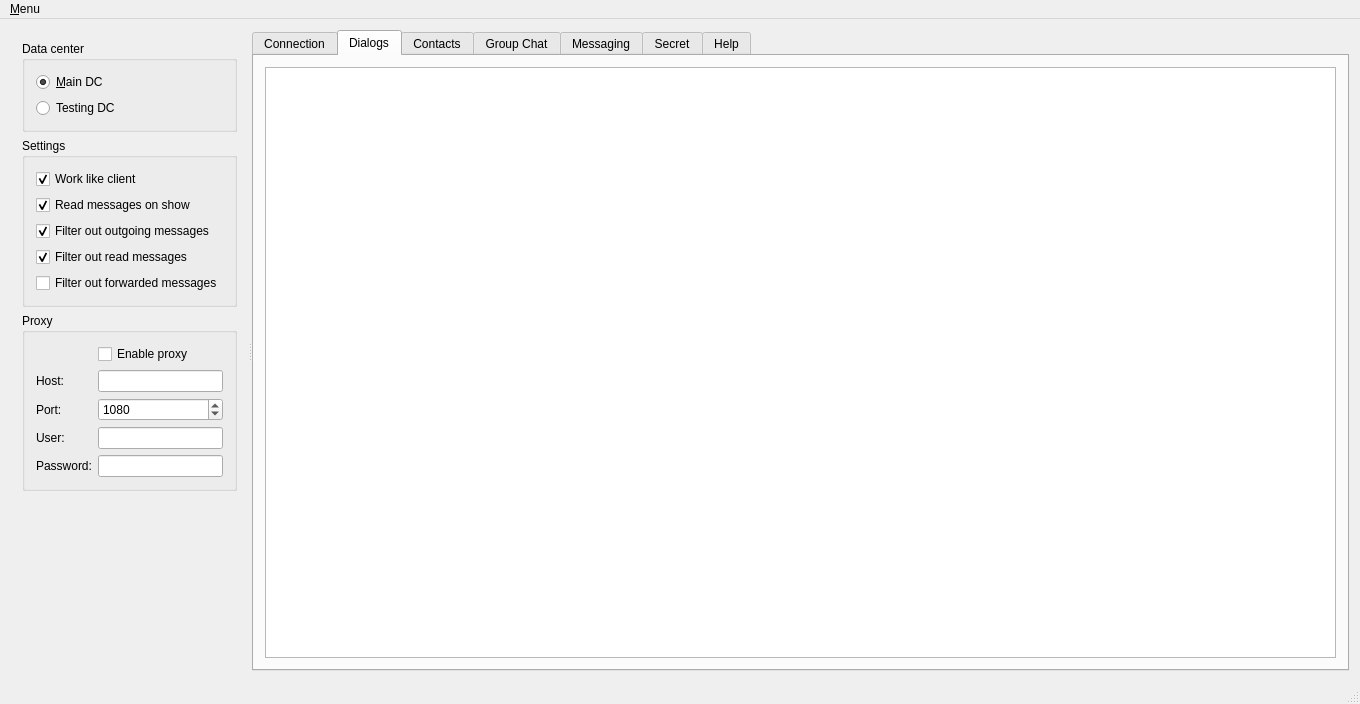
<?xml version="1.0" encoding="UTF-8"?>
<ui version="4.0">
 <class>MainWindow</class>
 <widget class="QMainWindow" name="MainWindow">
  <property name="geometry">
   <rect>
    <x>0</x>
    <y>0</y>
    <width>1360</width>
    <height>704</height>
   </rect>
  </property>
  <property name="windowTitle">
   <string>TelegramQt Test Application</string>
  </property>
  <widget class="QWidget" name="centralWidget">
   <layout class="QVBoxLayout" name="verticalLayout">
    <item>
     <widget class="QSplitter" name="mainSplitter">
      <property name="orientation">
       <enum>Qt::Horizontal</enum>
      </property>
      <widget class="QWidget" name="layoutWidget1">
       <layout class="QVBoxLayout" name="leftPanel">
        <item>
         <widget class="QGroupBox" name="groupBox">
          <property name="title">
           <string>Data center</string>
          </property>
          <layout class="QGridLayout" name="gridLayout">
           <item row="1" column="0">
            <widget class="QRadioButton" name="mainDcRadio">
             <property name="text">
              <string>&amp;Main DC</string>
             </property>
             <property name="checked">
              <bool>true</bool>
             </property>
            </widget>
           </item>
           <item row="2" column="0">
            <widget class="QRadioButton" name="testingDcRadio">
             <property name="text">
              <string>Testing DC</string>
             </property>
             <property name="checked">
              <bool>false</bool>
             </property>
            </widget>
           </item>
          </layout>
         </widget>
        </item>
        <item>
         <widget class="QGroupBox" name="groupBox_2">
          <property name="title">
           <string>Settings</string>
          </property>
          <layout class="QGridLayout" name="gridLayout_8">
           <item row="0" column="0">
            <widget class="QCheckBox" name="workLikeClient">
             <property name="toolTip">
              <string>Set checked to enable client behavior. E.g. set online status on connection and set offline status on app quit.</string>
             </property>
             <property name="text">
              <string>Work like client</string>
             </property>
             <property name="checked">
              <bool>true</bool>
             </property>
            </widget>
           </item>
           <item row="3" column="0">
            <widget class="QCheckBox" name="settingsReceivingFilterReadMessages">
             <property name="text">
              <string>Filter out read messages</string>
             </property>
             <property name="checked">
              <bool>true</bool>
             </property>
            </widget>
           </item>
           <item row="2" column="0">
            <widget class="QCheckBox" name="settingsReceivingFilterOutMessages">
             <property name="text">
              <string>Filter out outgoing messages</string>
             </property>
             <property name="checked">
              <bool>true</bool>
             </property>
            </widget>
           </item>
           <item row="1" column="0">
            <widget class="QCheckBox" name="settingsReadMessages">
             <property name="text">
              <string>Read messages on show</string>
             </property>
             <property name="checked">
              <bool>true</bool>
             </property>
            </widget>
           </item>
           <item row="4" column="0">
            <widget class="QCheckBox" name="settingsReceivingFilterForwardedMessages">
             <property name="text">
              <string>Filter out forwarded messages</string>
             </property>
            </widget>
           </item>
          </layout>
         </widget>
        </item>
        <item>
         <widget class="QGroupBox" name="groupBox_3">
          <property name="title">
           <string>Proxy</string>
          </property>
          <layout class="QFormLayout" name="formLayout">
           <item row="1" column="0">
            <widget class="QLabel" name="label_7">
             <property name="text">
              <string>Host:</string>
             </property>
            </widget>
           </item>
           <item row="1" column="1">
            <widget class="QLineEdit" name="settingsProxyHost"/>
           </item>
           <item row="2" column="0">
            <widget class="QLabel" name="label_8">
             <property name="text">
              <string>Port:</string>
             </property>
            </widget>
           </item>
           <item row="2" column="1">
            <widget class="QSpinBox" name="settingsProxyPort">
             <property name="maximum">
              <number>65535</number>
             </property>
             <property name="value">
              <number>1080</number>
             </property>
            </widget>
           </item>
           <item row="0" column="1">
            <widget class="QCheckBox" name="settingsProxyEnable">
             <property name="text">
              <string>Enable proxy</string>
             </property>
            </widget>
           </item>
           <item row="3" column="0">
            <widget class="QLabel" name="label_9">
             <property name="text">
              <string>User:</string>
             </property>
            </widget>
           </item>
           <item row="3" column="1">
            <widget class="QLineEdit" name="settingsProxyUser"/>
           </item>
           <item row="4" column="0">
            <widget class="QLabel" name="label_18">
             <property name="text">
              <string>Password:</string>
             </property>
            </widget>
           </item>
           <item row="4" column="1">
            <widget class="QLineEdit" name="settingsProxyPassword">
             <property name="echoMode">
              <enum>QLineEdit::Password</enum>
             </property>
            </widget>
           </item>
          </layout>
         </widget>
        </item>
        <item>
         <spacer name="verticalSpacer_2">
          <property name="orientation">
           <enum>Qt::Vertical</enum>
          </property>
          <property name="sizeHint" stdset="0">
           <size>
            <width>20</width>
            <height>20</height>
           </size>
          </property>
         </spacer>
        </item>
       </layout>
      </widget>
      <widget class="QTabWidget" name="tabWidget">
       <property name="currentIndex">
        <number>1</number>
       </property>
       <widget class="QWidget" name="tabMain">
        <attribute name="title">
         <string>Connection</string>
        </attribute>
        <layout class="QGridLayout" name="gridLayout_6" rowstretch="0,0,0,0,0,0">
         <item row="5" column="0" colspan="6">
          <layout class="QHBoxLayout" name="horizontalLayout">
           <item>
            <spacer name="horizontalSpacer_3">
             <property name="orientation">
              <enum>Qt::Horizontal</enum>
             </property>
             <property name="sizeHint" stdset="0">
              <size>
               <width>40</width>
               <height>20</height>
              </size>
             </property>
            </spacer>
           </item>
           <item>
            <widget class="QPushButton" name="restoreSession">
             <property name="text">
              <string>Restore session...</string>
             </property>
            </widget>
           </item>
           <item>
            <widget class="QPushButton" name="connectButton">
             <property name="text">
              <string>Connect</string>
             </property>
            </widget>
           </item>
           <item>
            <widget class="QPushButton" name="requestCode">
             <property name="enabled">
              <bool>true</bool>
             </property>
             <property name="text">
              <string>Get code</string>
             </property>
            </widget>
           </item>
           <item>
            <widget class="QPushButton" name="signButton">
             <property name="enabled">
              <bool>true</bool>
             </property>
             <property name="text">
              <string>Sign in/Sign up</string>
             </property>
            </widget>
           </item>
           <item>
            <widget class="QPushButton" name="setStatusOffline">
             <property name="toolTip">
              <string>Set visible status to offline. Actual connection status will not be changed.</string>
             </property>
             <property name="text">
              <string>Set status to offline</string>
             </property>
            </widget>
           </item>
           <item>
            <widget class="QPushButton" name="setStatusOnline">
             <property name="toolTip">
              <string>Set visible status to online. Actual connection status will not be changed.</string>
             </property>
             <property name="text">
              <string>Set status to online</string>
             </property>
            </widget>
           </item>
           <item>
            <spacer name="horizontalSpacer_2">
             <property name="orientation">
              <enum>Qt::Horizontal</enum>
             </property>
             <property name="sizeHint" stdset="0">
              <size>
               <width>40</width>
               <height>20</height>
              </size>
             </property>
            </spacer>
           </item>
          </layout>
         </item>
         <item row="2" column="0">
          <widget class="QLabel" name="label_4">
           <property name="text">
            <string>Phone status:</string>
           </property>
          </widget>
         </item>
         <item row="2" column="1" colspan="5">
          <widget class="QLabel" name="phoneStatus">
           <property name="text">
            <string>unknown</string>
           </property>
          </widget>
         </item>
         <item row="0" column="1">
          <widget class="QLabel" name="connectionState">
           <property name="text">
            <string>Disconnected</string>
           </property>
          </widget>
         </item>
         <item row="4" column="1">
          <spacer name="verticalSpacer_3">
           <property name="orientation">
            <enum>Qt::Vertical</enum>
           </property>
           <property name="sizeHint" stdset="0">
            <size>
             <width>20</width>
             <height>20</height>
            </size>
           </property>
          </spacer>
         </item>
         <item row="3" column="5">
          <widget class="QLineEdit" name="lastName">
           <property name="enabled">
            <bool>false</bool>
           </property>
          </widget>
         </item>
         <item row="0" column="0">
          <widget class="QLabel" name="label">
           <property name="text">
            <string>Connection state:</string>
           </property>
          </widget>
         </item>
         <item row="3" column="1">
          <widget class="QLineEdit" name="firstName">
           <property name="enabled">
            <bool>false</bool>
           </property>
          </widget>
         </item>
         <item row="1" column="0">
          <widget class="QLabel" name="label_2">
           <property name="text">
            <string>Phone number:</string>
           </property>
          </widget>
         </item>
         <item row="1" column="5">
          <widget class="QLineEdit" name="confirmationCode">
           <property name="enabled">
            <bool>false</bool>
           </property>
          </widget>
         </item>
         <item row="3" column="0">
          <widget class="QLabel" name="firstNameLabel">
           <property name="enabled">
            <bool>true</bool>
           </property>
           <property name="text">
            <string>First name:</string>
           </property>
          </widget>
         </item>
         <item row="1" column="1">
          <widget class="QLineEdit" name="phoneNumber"/>
         </item>
         <item row="3" column="2">
          <widget class="QLabel" name="lastNameLabel">
           <property name="enabled">
            <bool>true</bool>
           </property>
           <property name="text">
            <string>Last name:</string>
           </property>
          </widget>
         </item>
         <item row="1" column="2">
          <widget class="QLabel" name="label_5">
           <property name="text">
            <string>Auth code:</string>
           </property>
          </widget>
         </item>
        </layout>
       </widget>
       <widget class="QWidget" name="tabDialogs">
        <attribute name="title">
         <string>Dialogs</string>
        </attribute>
        <layout class="QGridLayout" name="gridLayout_13">
         <item row="0" column="0">
          <widget class="QTableView" name="dialogList"/>
         </item>
        </layout>
       </widget>
       <widget class="QWidget" name="tabContacts">
        <attribute name="title">
         <string>Contacts</string>
        </attribute>
        <layout class="QGridLayout" name="gridLayout_9">
         <item row="0" column="0">
          <widget class="QSplitter" name="contactsSplitter">
           <property name="orientation">
            <enum>Qt::Vertical</enum>
           </property>
           <widget class="QTableView" name="contactListTable"/>
           <widget class="QTableView" name="contactSearchResult">
            <property name="contextMenuPolicy">
             <enum>Qt::CustomContextMenu</enum>
            </property>
           </widget>
          </widget>
         </item>
         <item row="1" column="0">
          <layout class="QHBoxLayout" name="horizontalLayout_2">
           <item>
            <widget class="QLabel" name="label_3">
             <property name="text">
              <string>Contact:</string>
             </property>
            </widget>
           </item>
           <item>
            <widget class="QLineEdit" name="currentContact"/>
           </item>
           <item>
            <widget class="QPushButton" name="searchContacts">
             <property name="text">
              <string>Search</string>
             </property>
            </widget>
           </item>
           <item>
            <widget class="QPushButton" name="findContact">
             <property name="text">
              <string>Find a contact by username</string>
             </property>
            </widget>
           </item>
           <item>
            <widget class="QPushButton" name="addContact">
             <property name="text">
              <string>Add contact</string>
             </property>
            </widget>
           </item>
           <item>
            <widget class="QPushButton" name="deleteContact">
             <property name="text">
              <string>Delete contact</string>
             </property>
            </widget>
           </item>
           <item>
            <widget class="QPushButton" name="blockContact">
             <property name="text">
              <string>Block contact</string>
             </property>
            </widget>
           </item>
           <item>
            <widget class="QPushButton" name="unblockContact">
             <property name="text">
              <string>Unblock contact</string>
             </property>
            </widget>
           </item>
          </layout>
         </item>
        </layout>
       </widget>
       <widget class="QWidget" name="tabChats">
        <attribute name="title">
         <string>Group Chat</string>
        </attribute>
        <layout class="QGridLayout" name="gridLayout_7">
         <item row="0" column="1">
          <widget class="QLineEdit" name="groupChatName"/>
         </item>
         <item row="1" column="0" colspan="2">
          <widget class="QSplitter" name="groupChatSplitter">
           <property name="orientation">
            <enum>Qt::Horizontal</enum>
           </property>
           <widget class="QWidget" name="layoutWidget2">
            <layout class="QGridLayout" name="groupChatMessagingGrid">
             <item row="0" column="0">
              <widget class="QTableView" name="groupChatMessagingView">
               <property name="verticalScrollMode">
                <enum>QAbstractItemView::ScrollPerPixel</enum>
               </property>
               <property name="horizontalScrollMode">
                <enum>QAbstractItemView::ScrollPerPixel</enum>
               </property>
              </widget>
             </item>
             <item row="1" column="0">
              <layout class="QGridLayout" name="gridLayout_14">
               <item row="0" column="5">
                <widget class="QPushButton" name="groupChatGetHistoryRequest">
                 <property name="text">
                  <string>Request</string>
                 </property>
                </widget>
               </item>
               <item row="1" column="1" colspan="4">
                <widget class="QLineEdit" name="groupChatMessage"/>
               </item>
               <item row="1" column="0">
                <widget class="QLabel" name="label_13">
                 <property name="text">
                  <string>Message:</string>
                 </property>
                </widget>
               </item>
               <item row="0" column="1">
                <widget class="QLabel" name="label_28">
                 <property name="text">
                  <string>Messages:</string>
                 </property>
                </widget>
               </item>
               <item row="0" column="4">
                <widget class="QSpinBox" name="groupChatGetHistoryOffset">
                 <property name="maximum">
                  <number>10000</number>
                 </property>
                </widget>
               </item>
               <item row="0" column="0">
                <widget class="QLabel" name="label_25">
                 <property name="text">
                  <string>&lt;b&gt;Get history:&lt;/b&gt;</string>
                 </property>
                </widget>
               </item>
               <item row="0" column="2">
                <widget class="QSpinBox" name="groupChatGetHistoryLimit">
                 <property name="maximum">
                  <number>10000</number>
                 </property>
                 <property name="value">
                  <number>30</number>
                 </property>
                </widget>
               </item>
               <item row="0" column="3">
                <widget class="QLabel" name="label_26">
                 <property name="text">
                  <string>Offset:</string>
                 </property>
                </widget>
               </item>
               <item row="1" column="5">
                <widget class="QPushButton" name="groupChatSendButton">
                 <property name="text">
                  <string>Send</string>
                 </property>
                </widget>
               </item>
               <item row="1" column="6">
                <widget class="QPushButton" name="groupChatAttachButton">
                 <property name="text">
                  <string>Attach</string>
                 </property>
                </widget>
               </item>
              </layout>
             </item>
            </layout>
           </widget>
           <widget class="QWidget" name="layoutWidget3">
            <layout class="QGridLayout" name="groupChatContactsGrid">
             <item row="2" column="1">
              <widget class="QLineEdit" name="groupChatContactPhone"/>
             </item>
             <item row="1" column="0" colspan="5">
              <widget class="QTableView" name="groupChatContacts"/>
             </item>
             <item row="2" column="2">
              <widget class="QPushButton" name="groupChatAddContact">
               <property name="text">
                <string>Add/Remove</string>
               </property>
              </widget>
             </item>
             <item row="2" column="0">
              <widget class="QLabel" name="label_12">
               <property name="text">
                <string>Contact phone:</string>
               </property>
              </widget>
             </item>
             <item row="0" column="0" colspan="5">
              <widget class="QLabel" name="label_10">
               <property name="text">
                <string>Contacts:</string>
               </property>
               <property name="alignment">
                <set>Qt::AlignCenter</set>
               </property>
              </widget>
             </item>
             <item row="2" column="3">
              <widget class="QSpinBox" name="groupChatAddContactForwardMessages"/>
             </item>
            </layout>
           </widget>
           <widget class="QWidget" name="layoutWidget4">
            <layout class="QGridLayout" name="gridLayout_5">
             <item row="2" column="0">
              <widget class="QPushButton" name="groupChatCreateChat">
               <property name="text">
                <string>Create chat</string>
               </property>
              </widget>
             </item>
             <item row="2" column="1">
              <widget class="QPushButton" name="groupChatLeaveChat">
               <property name="text">
                <string>Leave chat</string>
               </property>
              </widget>
             </item>
             <item row="1" column="0" colspan="2">
              <widget class="QTableView" name="groupChatChatsList"/>
             </item>
             <item row="0" column="0" colspan="2">
              <widget class="QLabel" name="label_14">
               <property name="text">
                <string>Chats list:</string>
               </property>
               <property name="alignment">
                <set>Qt::AlignCenter</set>
               </property>
              </widget>
             </item>
            </layout>
           </widget>
          </widget>
         </item>
         <item row="0" column="0">
          <widget class="QLabel" name="label_11">
           <property name="text">
            <string>Chat name:</string>
           </property>
          </widget>
         </item>
        </layout>
       </widget>
       <widget class="QWidget" name="tabMessaging">
        <attribute name="title">
         <string>Messaging</string>
        </attribute>
        <layout class="QGridLayout" name="gridLayout_4" rowstretch="1,0">
         <item row="1" column="0">
          <widget class="QWidget" name="widget" native="true">
           <property name="sizePolicy">
            <sizepolicy hsizetype="Preferred" vsizetype="Minimum">
             <horstretch>0</horstretch>
             <verstretch>0</verstretch>
            </sizepolicy>
           </property>
           <property name="minimumSize">
            <size>
             <width>0</width>
             <height>0</height>
            </size>
           </property>
           <layout class="QGridLayout" name="gridLayout_11">
            <item row="0" column="0">
             <widget class="QSplitter" name="splitter">
              <property name="orientation">
               <enum>Qt::Vertical</enum>
              </property>
              <widget class="QWidget" name="layoutWidget">
               <layout class="QGridLayout" name="gridLayout_12">
                <item row="0" column="6">
                 <widget class="QSpinBox" name="messagingGetHistoryLimit">
                  <property name="maximum">
                   <number>10000</number>
                  </property>
                  <property name="value">
                   <number>30</number>
                  </property>
                 </widget>
                </item>
                <item row="0" column="3">
                 <widget class="QLabel" name="messagingContactAction">
                  <property name="minimumSize">
                   <size>
                    <width>40</width>
                    <height>0</height>
                   </size>
                  </property>
                  <property name="text">
                   <string>(no action)</string>
                  </property>
                 </widget>
                </item>
                <item row="0" column="9">
                 <widget class="QPushButton" name="messagingGetHistoryRequest">
                  <property name="text">
                   <string>Request</string>
                  </property>
                 </widget>
                </item>
                <item row="0" column="5">
                 <widget class="QLabel" name="label_16">
                  <property name="text">
                   <string>Messages:</string>
                  </property>
                 </widget>
                </item>
                <item row="0" column="7">
                 <widget class="QLabel" name="label_17">
                  <property name="text">
                   <string>Offset:</string>
                  </property>
                 </widget>
                </item>
                <item row="0" column="8">
                 <widget class="QSpinBox" name="messagingGetHistoryOffset">
                  <property name="maximum">
                   <number>10000</number>
                  </property>
                 </widget>
                </item>
                <item row="1" column="9">
                 <widget class="QPushButton" name="messagingSendButton">
                  <property name="text">
                   <string>Send</string>
                  </property>
                 </widget>
                </item>
                <item row="1" column="0" colspan="9">
                 <widget class="QLineEdit" name="messagingMessage"/>
                </item>
                <item row="0" column="4">
                 <widget class="QLabel" name="label_15">
                  <property name="text">
                   <string>&lt;b&gt;Get history:&lt;/b&gt;</string>
                  </property>
                 </widget>
                </item>
                <item row="1" column="10">
                 <widget class="QPushButton" name="messagingAttachButton">
                  <property name="text">
                   <string>Attach</string>
                  </property>
                 </widget>
                </item>
                <item row="0" column="0">
                 <widget class="QLabel" name="messagingContactName">
                  <property name="text">
                   <string>Unknown name</string>
                  </property>
                 </widget>
                </item>
                <item row="0" column="1">
                 <widget class="QLabel" name="messagingContactStatus">
                  <property name="text">
                   <string>(unknown status)</string>
                  </property>
                 </widget>
                </item>
                <item row="0" column="2">
                 <widget class="QLineEdit" name="messagingContactIdentifier">
                  <property name="text">
                   <string>unknown identifier</string>
                  </property>
                 </widget>
                </item>
               </layout>
              </widget>
             </widget>
            </item>
           </layout>
          </widget>
         </item>
         <item row="0" column="0">
          <widget class="QTableView" name="messagingView">
           <property name="contextMenuPolicy">
            <enum>Qt::CustomContextMenu</enum>
           </property>
           <property name="verticalScrollMode">
            <enum>QAbstractItemView::ScrollPerPixel</enum>
           </property>
           <property name="horizontalScrollMode">
            <enum>QAbstractItemView::ScrollPerPixel</enum>
           </property>
          </widget>
         </item>
        </layout>
       </widget>
       <widget class="QWidget" name="tabSecret">
        <attribute name="title">
         <string>Secret</string>
        </attribute>
        <layout class="QGridLayout" name="gridLayout_2">
         <item row="2" column="1">
          <layout class="QHBoxLayout" name="horizontalLayout_4">
           <item>
            <widget class="QPushButton" name="getSecretInfo">
             <property name="text">
              <string>Get info</string>
             </property>
            </widget>
           </item>
           <item>
            <widget class="QPushButton" name="secondConnectButton">
             <property name="text">
              <string>Connect</string>
             </property>
            </widget>
           </item>
           <item>
            <widget class="QPushButton" name="secretOpenFile">
             <property name="text">
              <string>Open file...</string>
             </property>
            </widget>
           </item>
           <item>
            <widget class="QPushButton" name="secretSaveAs">
             <property name="text">
              <string>Save as...</string>
             </property>
            </widget>
           </item>
          </layout>
         </item>
         <item row="0" column="0">
          <widget class="QLabel" name="label_6">
           <property name="text">
            <string>Secret:</string>
           </property>
          </widget>
         </item>
         <item row="0" column="1">
          <widget class="QPlainTextEdit" name="secretInfo">
           <property name="plainText">
            <string/>
           </property>
          </widget>
         </item>
        </layout>
       </widget>
       <widget class="QWidget" name="tabHelp">
        <attribute name="title">
         <string>Help</string>
        </attribute>
        <layout class="QGridLayout" name="gridLayout_10">
         <item row="0" column="0">
          <widget class="QPlainTextEdit" name="helpView">
           <property name="readOnly">
            <bool>true</bool>
           </property>
          </widget>
         </item>
        </layout>
       </widget>
      </widget>
     </widget>
    </item>
   </layout>
  </widget>
  <widget class="QMenuBar" name="menuBar">
   <property name="geometry">
    <rect>
     <x>0</x>
     <y>0</y>
     <width>1360</width>
     <height>20</height>
    </rect>
   </property>
   <widget class="QMenu" name="menu_File">
    <property name="title">
     <string>&amp;Menu</string>
    </property>
    <addaction name="actionQuit"/>
   </widget>
   <addaction name="menu_File"/>
  </widget>
  <widget class="QStatusBar" name="statusBar"/>
  <action name="actionQuit">
   <property name="text">
    <string>E&amp;xit</string>
   </property>
   <property name="shortcut">
    <string>Ctrl+Q</string>
   </property>
  </action>
 </widget>
 <layoutdefault spacing="6" margin="11"/>
 <resources/>
 <connections>
  <connection>
   <sender>messagingMessage</sender>
   <signal>returnPressed()</signal>
   <receiver>messagingSendButton</receiver>
   <slot>click()</slot>
   <hints>
    <hint type="sourcelabel">
     <x>635</x>
     <y>566</y>
    </hint>
    <hint type="destinationlabel">
     <x>722</x>
     <y>571</y>
    </hint>
   </hints>
  </connection>
  <connection>
   <sender>confirmationCode</sender>
   <signal>returnPressed()</signal>
   <receiver>signButton</receiver>
   <slot>click()</slot>
   <hints>
    <hint type="sourcelabel">
     <x>1132</x>
     <y>121</y>
    </hint>
    <hint type="destinationlabel">
     <x>866</x>
     <y>666</y>
    </hint>
   </hints>
  </connection>
  <connection>
   <sender>actionQuit</sender>
   <signal>triggered()</signal>
   <receiver>MainWindow</receiver>
   <slot>close()</slot>
   <hints>
    <hint type="sourcelabel">
     <x>-1</x>
     <y>-1</y>
    </hint>
    <hint type="destinationlabel">
     <x>446</x>
     <y>614</y>
    </hint>
   </hints>
  </connection>
 </connections>
</ui>
